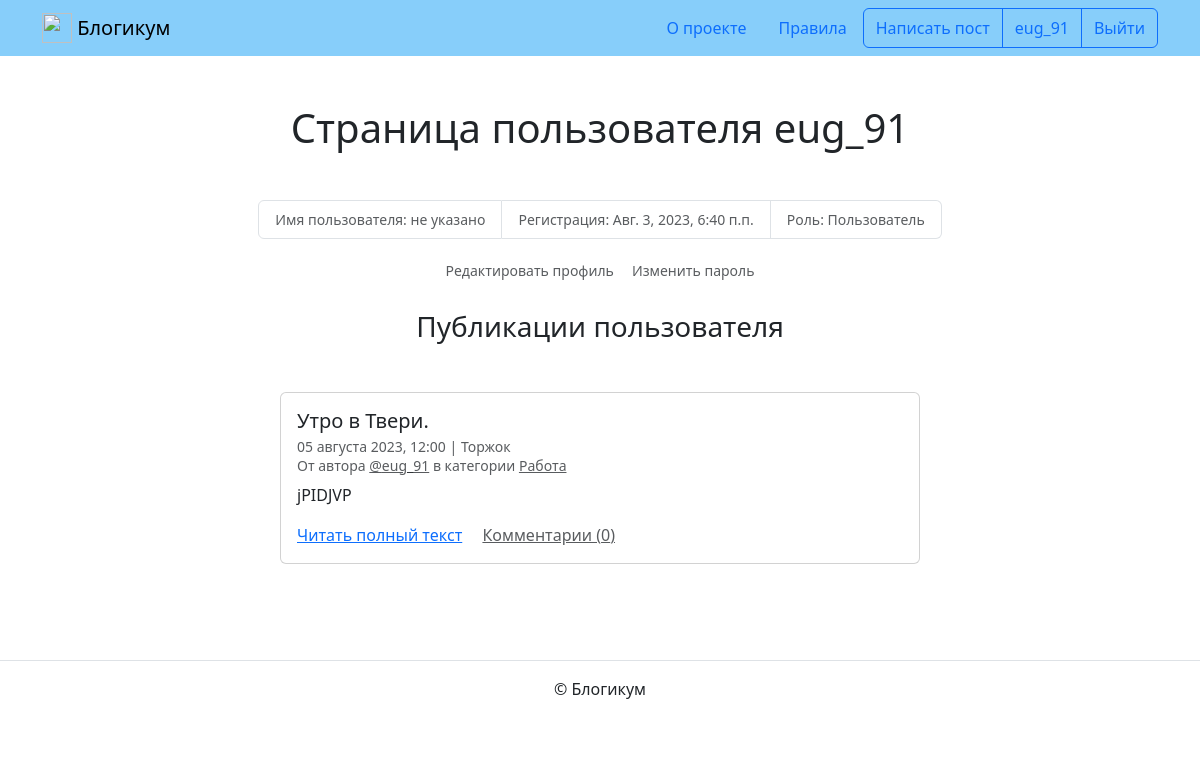
The page /profile/eug_91/ (signed in) on the database as committed earlier.
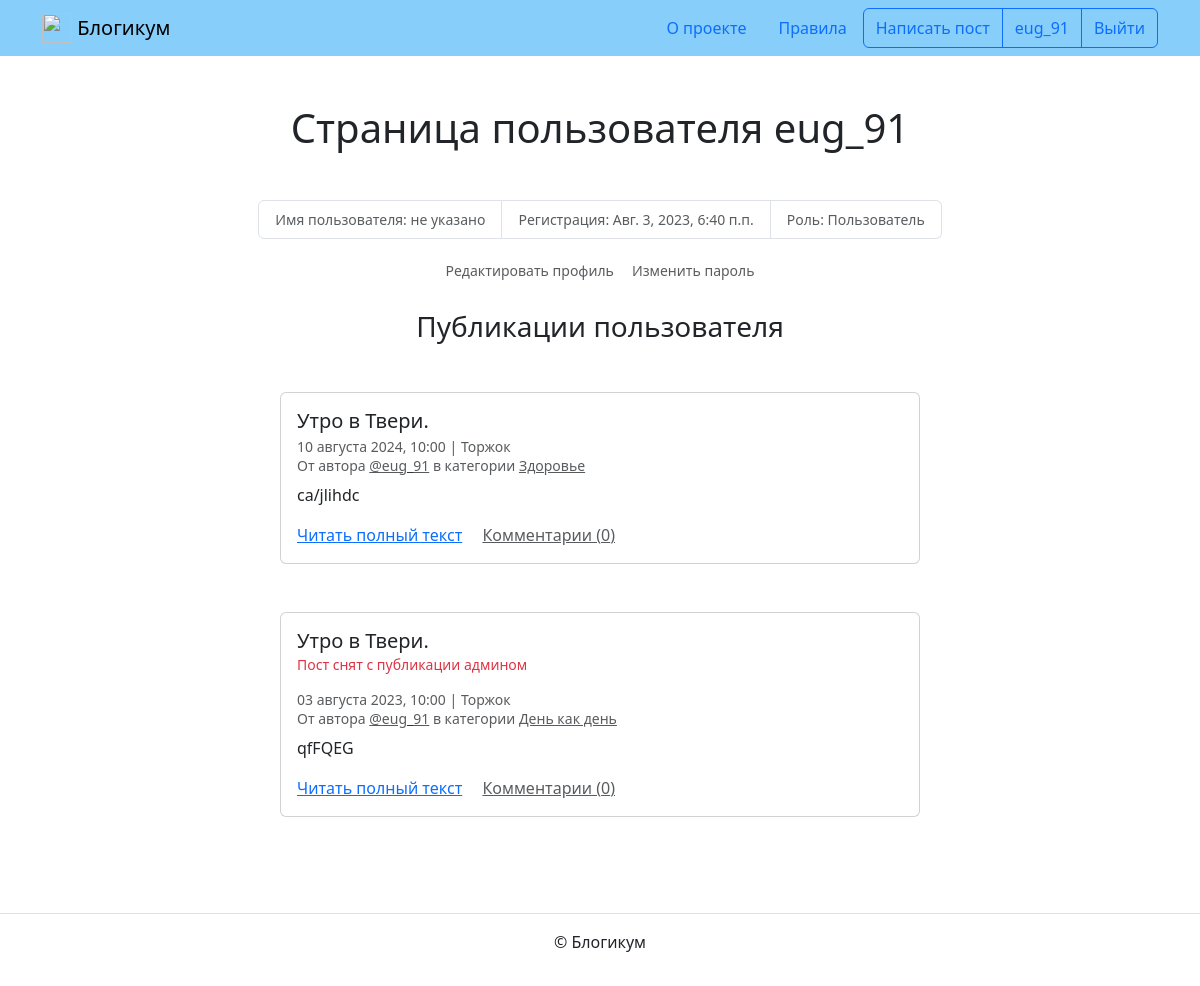
The same page on the database as committed later.
### blog/models.py (models this page shows, shortened)
class CreatedPublishedModel(models.Model):
    is_published = models.BooleanField(
        'Опубликовано',
        default=True,
        help_text='Снимите галочку, чтобы скрыть публикацию.'
    )
    created_at = models.DateTimeField(
        'Добавлено',
        auto_now_add=True
    )
    class Meta:
        abstract = True

class Post(CreatedPublishedModel):
    title = models.CharField(
        'Заголовок',
        max_length=256
    )
    text = models.TextField(
        'Текст'
    )
    pub_date = models.DateTimeField(
        'Дата и время публикации',
        help_text=('Если установить дату и время в будущем — '
                   'можно делать отложенные публикации.')
    )
    author = models.ForeignKey(
        User,
        on_delete=models.CASCADE,
        verbose_name='Автор публикации',
        related_name='posts'
    )
    location = models.ForeignKey(
        'Location',
        on_delete=models.SET_NULL,
        null=True,
        blank=True,
        verbose_name='Местоположение',
        related_name='posts'
    )
    category = models.ForeignKey(
        'Category',
        on_delete=models.SET_NULL,
        null=True,
        verbose_name='Категория',
        related_name='posts'
    )
    image = models.ImageField(
        'Фото',
        upload_to='posts_images',
        blank=True
    )
    published_posts = PostManager()
    objects = models.Manager()
    class Meta:
        verbose_name = 'публикация'
        verbose_name_plural = 'Публикации'
        ordering = ('-pub_date', )

class Location(CreatedPublishedModel):
    name = models.CharField(
        'Название места',
        max_length=256
    )
    class Meta:
        verbose_name = 'местоположение'
        verbose_name_plural = 'Местоположения'

class Category(CreatedPublishedModel):
    title = models.CharField(
        'Заголовок',
        max_length=256
    )
    description = models.TextField(
        'Описание'
    )
    slug = models.SlugField(
        'Идентификатор',
        unique=True,
        help_text=('Идентификатор страницы для URL; '
                   'разрешены символы латиницы, цифры, дефис и подчёркивание.')
    )
    class Meta:
        verbose_name = 'категория'
        verbose_name_plural = 'Категории'

### blog/views.py (the view, shortened to what this page needs)
class UserListVieW(
    ListView
):
    template_name = 'blog/profile.html'
    paginate_by = settings.COUNT_POSTS
    def get_queryset(self):
        queryset = get_posts(
        ).filter(
            author__username=self.kwargs['username']
        ).annotate(
            comment_count=Count("comments")
        ).order_by(
            '-pub_date'
        )
        if str(self.request.user) == self.kwargs['username']:
            return queryset
    def get_context_data(self, **kwargs):
        context = super().get_context_data(**kwargs)
        context['profile'] = get_object_or_404(
            User,
            username=self.kwargs['username']
        )
        return context

### blog/modules.py (called while the page is built)
def get_posts():
    return Post.objects.select_related(
        'location',
        'author',
        'category'
    )

### templates/blog/profile.html (shortened to what this page needs)
{% extends "base.html" %}
{% block content %}
  <h1 class="mb-5 text-center ">Страница пользователя {{ profile }}</h1>
  <small>
    <ul class="list-group list-group-horizontal justify-content-center mb-3">
      <li class="list-group-item text-muted">Имя пользователя: {% if profile.get_full_name %}{{ profile.get_full_name }}{% else %}не указано{% endif %}</li>
      <li class="list-group-item text-muted">Регистрация: {{ profile.date_joined }}</li>
      <li class="list-group-item text-muted">Роль: {% if profile.is_staff %}Админ{% else %}Пользователь{% endif %}</li>
    </ul>
    <ul class="list-group list-group-horizontal justify-content-center">
      {% if user.is_authenticated and request.user == profile %}
      <a class="btn btn-sm text-muted" href="{% url 'blog:edit_profile' %}">Редактировать профиль</a>
      <a class="btn btn-sm text-muted" href="{% url 'password_change' %}">Изменить пароль</a>
      {% endif %}
    </ul>
  </small>
  <br>
  <h3 class="mb-5 text-center">Публикации пользователя</h3>
  {% for post in page_obj %}
    <article class="mb-5">
      {% include "includes/post_card.html" %}
    </article>
  {% endfor %}
{% endblock %}

### templates/base.html (shortened to what this page needs)
{% load static %}
{% load django_bootstrap5 %}
<!DOCTYPE html>
<html lang="ru">
  <head>
    {% bootstrap_css %}
  </head>
  <body>
    {% include "includes/header.html" %}
    <main>
      <div class="container py-5">
        {% block content %}{% endblock %}
      </div>
    </main>
    {% include "includes/footer.html" %}
  </body>
</html>

### templates/includes/header.html (shortened to what this page needs)
{% load static %}
<header>
  <nav class="navbar navbar-light" style="background-color: lightskyblue">
    <div class="container">
      <a class="navbar-brand" href="{% url 'blog:index' %}">
        <img src="{% static 'img/logo.png' %}" width="30" height="30" class="d-inline-block align-top" alt="">
        Блогикум
      </a>
      {% with request.resolver_match.view_name as view_name %}
        <ul class="nav  nav-pills">
          <li class="nav-item">
            <a class="nav-link {% if view_name == 'pages:about' %} text-white {% endif %}" href="{% url 'pages:about' %}">
              О проекте
            </a>
          </li>
          <li class="nav-item">
            <a class="nav-link {% if view_name == 'pages:rules' %} text-white {% endif %}" href="{% url 'pages:rules' %}">
              Правила
            </a>
          </li>
          {% if user.is_authenticated %}
            <div class="btn-group" role="group" aria-label="Basic outlined example">
              <button type="button" class="btn btn-outline-primary"><a class="text-decoration-none text-reset"
                  href="{% url 'blog:create_post' %}">Написать пост</a></button>
              <button type="button" class="btn btn-outline-primary"><a class="text-decoration-none text-reset"
                  href="{% url 'blog:profile' user.username %}">{{ user.username }}</a></button>
              <button type="button" class="btn btn-outline-primary"><a class="text-decoration-none text-reset"
                  href="{% url 'logout' %}">Выйти</a></button>
            </div>
          {% endif %}
        </ul>
      {% endwith %}
    </div>
  </nav>
</header>

### templates/includes/post_card.html (shortened to what this page needs)
<div class="col d-flex justify-content-center">
  <div class="card" style="width: 40rem;">
    <div class="card-body">
      <h5 class="card-title">{{ post.title }}</h5>
      <h6 class="card-subtitle mb-2 text-muted">
        <small>
          {% if not post.is_published %}
            <p class="text-danger">Пост снят с публикации админом</p>
          {% elif not post.category.is_published %}
            <p class="text-danger">Выбранная категория снята с публикации админом</p>
          {% endif %}
          {{ post.pub_date|date:"d E Y, H:i" }} | {% if post.location and post.location.is_published %}{{ post.location.name }}{% else %}Планета Земля{% endif %}<br>
          От автора <a class="text-muted" href="{% url 'blog:profile' post.author %}">@{{ post.author.username }}</a> в
          категории {% include "includes/category_link.html" %}
        </small>
      </h6>
      <p class="card-text">{{ post.text|truncatewords:10 }}</p>
      <a href="{% url 'blog:post_detail' post.id %}" class="card-link">Читать полный текст</a>
      <a href="{% url 'blog:post_detail' post.id %}" class="card-link text-muted">Комментарии ({{ post.comment_count }})</a>
    </div>
  </div>
</div>

### templates/includes/category_link.html
<a class="text-muted" href="{% url 'blog:category_posts' post.category.slug %}">
  {{ post.category.title }}
</a>

### templates/includes/footer.html
<footer class="border-top text-center py-3">
  <p>© Блогикум</p>
</footer>

Rows that differ between the two databases and show on the page:
removed Post: title "Утро в Твери.", pub_date "05 августа 2023, 12:00", location.name "Торжок", author.username "eug_91", category "Работа", text "jPIDJVP", comment_count "0"
added Post: title "Утро в Твери.", pub_date "10 августа 2024, 10:00", location.name "Торжок", author.username "eug_91", category "Здоровье", text "ca/jlihdc", comment_count "0"
added Post: title "Утро в Твери.", is_published "Пост снят с публикации админом", pub_date "03 августа 2023, 10:00", location.name "Торжок", author.username "eug_91", category "День как день", text "qfFQEG", comment_count "0"
